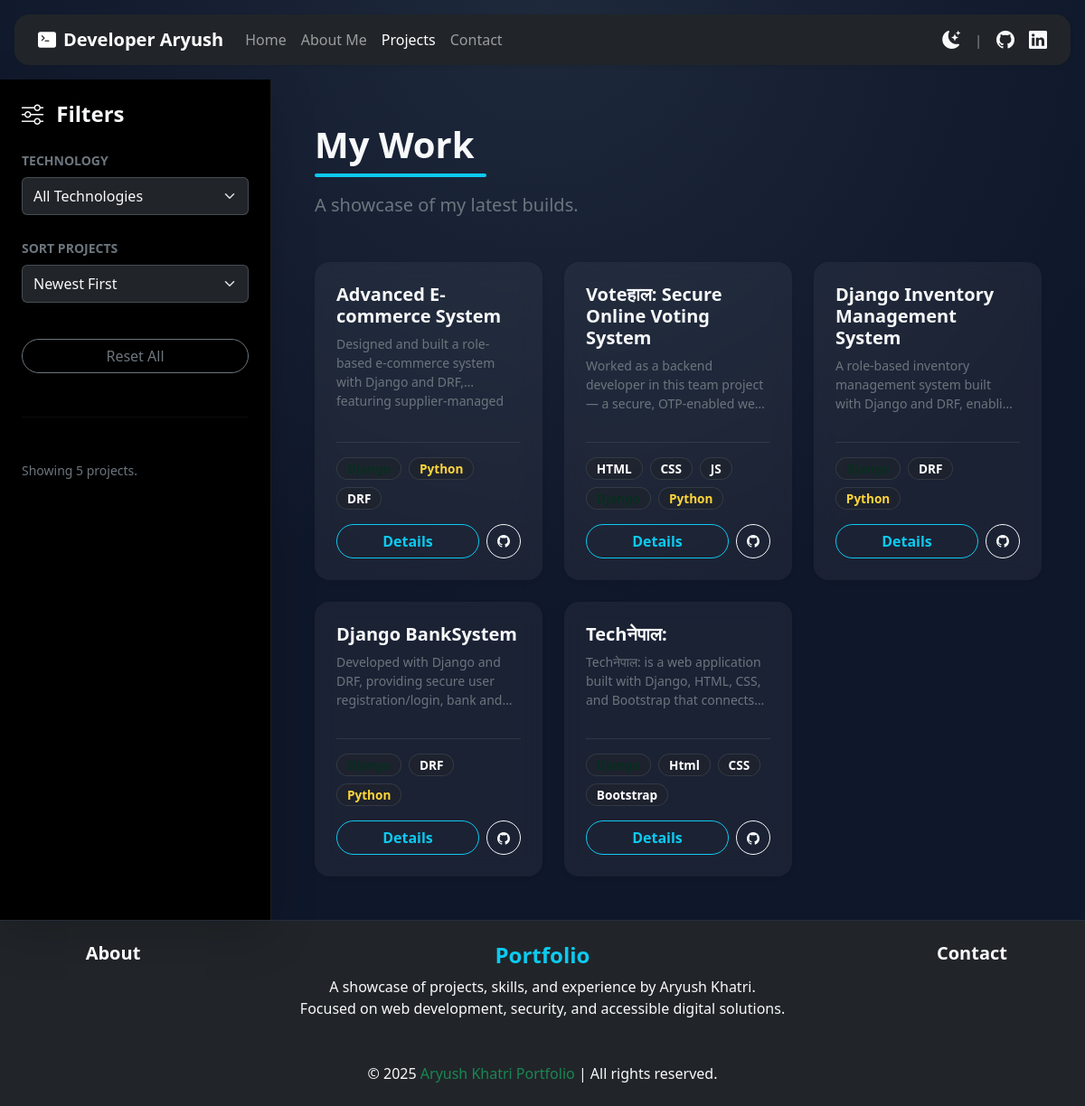
The page /aryush/projects/ on the database its author committed.
### portfolio_app/models.py (models this page shows, shortened)
class Project(models.Model):
    TYPES_CHOICE = [
        ('Dj', 'Django'),
        ('Py', 'Python'),
        ('Fg', 'Figma'),
        ('FS' , 'Full Stack')
    ]
    STATUS_CHOICES = [
    ('Comp', 'Completed'),
    ('Live', 'Live'), # If you actually host it later
    ('Dev', 'In Development')]
    title = models.CharField(max_length=100)
    project_type = models.CharField(max_length=2, choices=TYPES_CHOICE)
    status = models.CharField(max_length=4, choices=STATUS_CHOICES, default='Dev')
    problem_statement = models.TextField(help_text="What was the challenge?", default = "problem_statement", blank=True, null=True)
    solution_statement = models.TextField(help_text="How did you solve it?", default = "solution_statement", blank=True, null=True)
    technical_breakdown = models.TextField(help_text="The deep dive/README content.", default = "technical_breakdown", blank=True, null=True)
    description = models.TextField(help_text="Used for the project card preview.")
    tech_stack = models.JSONField(default=list)
    vedio = models.FileField(upload_to="static/videos/", blank=True, null=True)
    github_link = models.URLField(null=True, blank=True)
    project_link = models.URLField(null=True, blank=True)
    figma_link = models.URLField(null=True, blank=True)
    is_pinned = models.BooleanField(default=False)
    created_at = models.DateTimeField(auto_now_add=True)
    updated_at = models.DateTimeField(auto_now=True)
    class Meta:
        ordering = ['-is_pinned', '-created_at']

### portfolio_app/views.py (the view)
# urls.py: path('aryush/projects/', projects, name="projects"),
def projects(request):
    projects_list = Project.objects.all()
    sort_by = request.GET.get('sort')
    if sort_by == 'oldest':
        projects_list = projects_list.order_by('created_at')
    else:
        projects_list = projects_list.order_by('-created_at')
    tech_filter = request.GET.get('tech')
    if tech_filter:
        projects_list = [p for p in projects_list if p.tech_stack and tech_filter in p.tech_stack]
    unique_techs = set()
    for p in Project.objects.all():
        if p.tech_stack:
            for t in p.tech_stack:
                unique_techs.add(t)
    context = {
        'projects': projects_list,
        'unique_techs': sorted(list(unique_techs)),
        'selected_tech': tech_filter,
        'selected_sort': sort_by
    }
    return render(request, "portfolio_app/projects.html", context)

### portfolio_app/templates/portfolio_app/projects.html (shortened to what this page needs)
{% extends "layout.html" %}
{% load static %}
{% block content %}
<div class="container-fluid">
  <div class="row">
    <div class="col-lg-3 p-4 bg-black border-end border-secondary border-opacity-25 shadow-lg d-none d-lg-block"
      style="min-height: 100vh;">
      <div class="sticky-top" style="top: 100px;">
        <h4 class="fw-bold text-light mb-4">
          <i class="bi bi-sliders me-2"></i> Filters
        </h4>
        <form method="get" class="d-flex flex-column gap-4">
          <div>
            <label class="form-label text-secondary small text-uppercase fw-bold ls-1">Technology</label>
            <select name="tech" class="form-select bg-dark text-light border-secondary border-opacity-50 py-2"
              onchange="this.form.submit()">
              <option value="" {% if not selected_tech %}selected{% endif %}>All Technologies</option>
            </select>
          </div>
          <div>
            <label class="form-label text-secondary small text-uppercase fw-bold ls-1">Sort Projects</label>
            <select name="sort" class="form-select bg-dark text-light border-secondary border-opacity-50 py-2"
              onchange="this.form.submit()">
              <option value="newest" {% if selected_sort == 'newest' %}selected{% endif %}>Newest First</option>
            </select>
          </div>
          <a href="{% url 'projects' %}" class="btn btn-outline-secondary w-100 rounded-pill mt-3">
            Reset All
          </a>
        </form>
        <div class="mt-5 pt-5 border-top border-secondary border-opacity-10">
          <p class="text-secondary small">
            Showing {{ projects|length }} project{% if projects|length != 1 %}s{% endif %}.
          </p>
        </div>
      </div>
    </div>
    <div class="col-lg-9 p-5">
      <div class="mb-5">
        <h2 class="display-6 fw-bold text-light mb-2">My Work</h2>
    <div class="bg-info mb-3" style="width: 190px; height: 4px; border-radius: 2px;"></div>
        <p class="lead text-secondary">A showcase of my latest builds.</p>
      </div>
      <div class="row g-4">
        {% for project in projects %}
        <div class="col-xl-4 col-md-6">
          <div
            class="card glass-card border-0 rounded-4 overflow-hidden h-100 d-flex flex-column shadow-sm transition-hover">
            <div class="card-body p-4 d-flex flex-column flex-grow-1">
              <h3 class="card-title fw-bold text-light mb-2 h5">{{ project.title }}</h3>
              <p class="card-text text-secondary mb-3 flex-grow-1 small"
                style="display: -webkit-box; -webkit-line-clamp: 3; line-clamp: 3; -webkit-box-orient: vertical; overflow: hidden;">
                {{ project.description }}
              </p>
              <hr class="border-secondary opacity-25 my-3">
              <div class="d-flex flex-column gap-3">
                <div class="d-flex flex-wrap gap-2">
                  {% for tech in project.tech_stack %}
                  <span class="badge tech-badge rounded-pill bg-dark bg-opacity-50 badge-{{ tech }}">
                    {{ tech }}
                  </span>
                  {% endfor %}
                </div>
                <div class="d-flex align-items-center gap-2 mt-auto">
                  <a href="{% url 'project_detail' project.pk %}"
                    class="btn btn-outline-info flex-grow-1 rounded-pill fw-semibold">
                    Details
                  </a>
                  {% if project.github_link %}
                  <a href="{{ project.github_link }}" target="_blank"
                    class="btn btn-sm btn-outline-light rounded-circle p-0 d-flex align-items-center justify-content-center"
                    style="width: 38px; height: 38px;" title="GitHub">
                    <i class="bi bi-github"></i>
                  </a>
                  {% endif %}
                </div>
              </div>
            </div>
          </div>
        </div>
        {% endfor %}
      </div>
    </div>
  </div>
</div>
{% endblock %}

### static/css/style.css (style rules this page uses)
:root { --glass-bg: rgba(255, 255, 255, 0.05); --glass-border: rgba(255, 255, 255, 0.1); --glass-blur: 10px; --neon-blue: #0dcaf0; --deep-bg: #0f172a; }
[data-bs-theme="dark"] body { background-color: var(--deep-bg) !important; background-image: radial-gradient(circle at 50% 0%, #1e293b 0%, var(--deep-bg) 50%); background-attachment: fixed; }
.glass-card { background: var(--glass-bg); backdrop-filter: blur(var(--glass-blur)); -webkit-backdrop-filter: blur(var(--glass-blur)); border: 1px solid var(--glass-border); box-shadow: 0 8px 32px 0 rgba(0, 0, 0, 0.37); transition: transform 0.3s ease, box-shadow 0.3s ease; }
.tech-badge { font-size: 0.85rem; padding: 0.35em 0.8em; border: 1px solid transparent; transition: all 0.3s ease; }
.badge-Django { color: #092e20; background-color: #44b78b; }
.badge-Python { color: #ffd43b; background-color: #306998; }
[data-bs-theme="dark"] .badge { border: 1px solid rgba(255, 255, 255, 0.1); }

### rows shown on the page
Project: title "Advanced E-commerce System", description "Designed and built a role-based e-commerce system with Django and DRF, featuring…", tech_stack "Python" "DRF"
Project: title "Voteहाल: Secure Online Voting System", description "Worked as a backend developer in this team project — a secure,…", tech_stack "HTML" "CSS" "JS" "Python"
Project: title "Django Inventory Management System", description "A role-based inventory management system built with Django and DRF,…", tech_stack "DRF" "Python"
Project: title "Django BankSystem", description "Developed with Django and DRF, providing secure user registration/login, bank…", tech_stack "DRF" "Python"
Project: title "Techनेपाल:", description "Techनेपाल: is a web application built with Django, HTML, CSS, and Bootstrap that…", tech_stack "Html" "CSS" "Bootstrap"

### other values the page prints
{{ projects|length }} "5"
